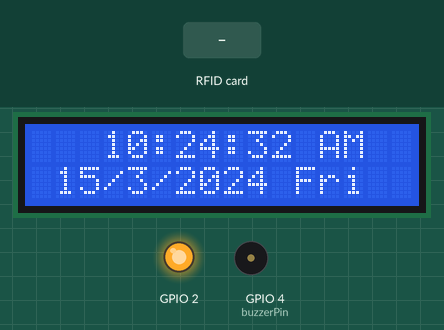
Recording of a sketch running on a simulated ESP32. Parts: 16×2 character LCD, output pins drawn as LEDs (lit = HIGH), buzzer (waves = sounding, pin HIGH). The inputs (shaded band) are chosen by the test bench. WiFi joins after 1.5 s; servers stay silent unless stated; uploads are accepted with an empty reply; the local clock reads 2024-03-15 10:24:30 at power-on unless the sketch sets it; what the sketch prints to the serial monitor is not drawn.

Above: at 2.8 s.
2.9 s: RFID card 62 2A 81 51 held to the reader
At 3.5 s:
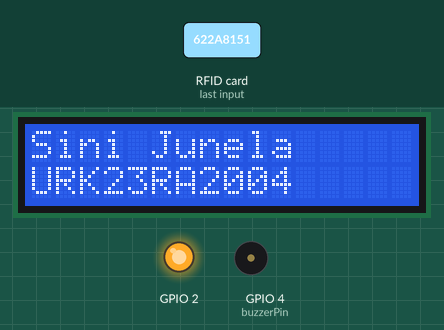
At 5.0 s:
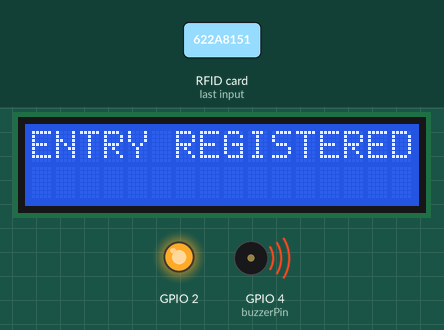
5.9 s: RFID card 8E 43 D2 22 held to the reader
At 6.8 s:
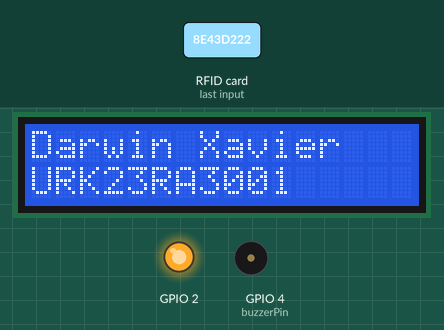
Timing chart, 0 to 9.8 s (numbered marks = the images above; inputs shaded):
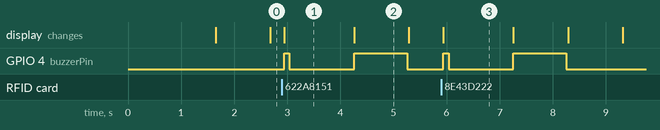

The sketch:

Main.ino
```cpp
#include <Wire.h>
#include <LiquidCrystal_I2C.h>
#include <RTClib.h>
#include <Keypad.h>
#include <SPI.h>
#include <MFRC522.h>
#include <WiFi.h>
#include <HTTPClient.h>
#include "students.h" // contains students data


String api = "https://script.google.com/macros/s/AKfycbzQEVj9kmcjjy3vA9AGwSkLpsLiK8d5aYDu_KtTEl_tJleuSWbW1IPOkfLOfW4yFvM/exec";

const char* ssid = "ERROR 404";
const char* password = "11223344";

// I2C LCD display
LiquidCrystal_I2C lcd(0x27, 16, 2);

// RTC
RTC_DS1307 rtc;

// Keypad setup
const byte ROWS = 4;
const byte COLS = 4;
char keys[ROWS][COLS] = {
  { '1', '2', '3', 'A' },
  { '4', '5', '6', 'B' },
  { '7', '8', '9', 'C' },
  { '*', '0', '#', 'D' }
};

String UID;

// Task control var
volatile bool displayTaskRunning = false;
TaskHandle_t displayTaskHandle = NULL;

byte rowPins[ROWS] = { 13, 12, 14, 27 };
byte colPins[COLS] = { 26, 25, 33, 32 };
Keypad keypad = Keypad(makeKeymap(keys), rowPins, colPins, ROWS, COLS);

// RFID setup
#define SS_PIN 5
#define RST_PIN 17
MFRC522 rfid(SS_PIN, RST_PIN);

#define buzzerPin 4

String replaceSpace(String str) {
  String tmp = "";
  for (size_t i = 0; i < str.length(); i++) {
    if (str[i] != ' ')
      tmp += str[i];
    else
      tmp += "%20";
  }
  return tmp;
}

void Https_Request(String name, String urk) {
  if (WiFi.status() == WL_CONNECTED) {
    HTTPClient http;

    String Path = api + "?name=" + name + "&regNo=" + urk;

    http.begin(Path.c_str());

    int httpResponseCode = http.GET();

    if (httpResponseCode > 0) {
      Serial.print("HTTP Response code: ");
      Serial.println(httpResponseCode);
    } else {
      Serial.print("Error code: ");
      Serial.println(httpResponseCode);
    }

    http.end();
  } else {
    Serial.println("WiFi Disconnected");
  }
}

void setup() {
  Serial.begin(115200);

  // Initialize LCD
  lcd.init();
  lcd.backlight();
  lcd.clear();

  WiFi.begin(ssid, password);
  Serial.println("Connecting");
  while (WiFi.status() != WL_CONNECTED) {
    delay(500);
    Serial.print(".");
  }
  Serial.println("");
  Serial.print("Connected to WiFi network with IP Address: ");
  Serial.println(WiFi.localIP());

  pinMode(2, OUTPUT);
  digitalWrite(2, 1);

  pinMode(buzzerPin, OUTPUT);

  // Initialize RTC
  if (!rtc.begin()) {
    Serial.println("Couldn't find RTC");
    while (1);
  }
  if (!rtc.isrunning()) {
    Serial.println("RTC is NOT running! Setting the time.");
    rtc.adjust(DateTime(F(__DATE__), F(__TIME__)));  // Set RTC to compile time
  }

  // Initialize RFID
  SPI.begin();
  rfid.PCD_Init();


  // Start the display task on core 1
  startDisplayTask();
}

void loop() {
  // TO READ AND CHECK RFID WITH THE DATA
  UID = readRFID();
  //Serial.println(UID);//1ef3a23
  if (UID != "") {
    for (int i = 0; i < 3; i++) {
      if (students[i].rfidID == UID) {
        Entry(students[i].name, students[i].reg);
        break;
      }
    }
  }

  // TO RECIVE AND CHECK THE FINGER ID WITH THE DATA
  if (Serial.available() > 0) {
    String receivedString = Serial.readStringUntil('\n');
    int id = receivedString.toInt();
    for (int i = 0; i < 3; i++) {
      if (students[i].fingerprintID == id) {
        Entry(students[i].name, students[i].reg);
        break;
      }
    }
  }

  // TO ADD MORE STUDENT (WILL BE ADDED IN THE FUTURE)
  char key = keypad.getKey();
  if (key == 'A') {
    Serial.println("ENR 12");
  }

}

// TASK TO DISPLAY TIME ON LCD IN CORE 1
void displayTimeTask(void* pvParameters) {
  const char* days[] = {"Sun", "Mon", "Tue", "Wed", "Thu", "Fri", "Sat"};
  while (displayTaskRunning) {
    DateTime now = rtc.now();

    // Clear the LCD and set the cursor to the start of the first row
    lcd.clear();
    lcd.setCursor(0, 0);

    // Display time in AM/PM format
    int hour = now.hour();
    String period = "AM";

    if (hour >= 12) {
      period = "PM";
      if (hour > 12) hour -= 12; // Convert to 12-hour format
    } else if (hour == 0) {
      hour = 12; // Midnight case
    }

    // Print time
    lcd.print("   ");
    lcd.print(hour);
    lcd.print(":");
    if (now.minute() < 10) lcd.print("0"); // Leading zero for minutes
    lcd.print(now.minute());
    lcd.print(":");
    if (now.second() < 10) lcd.print("0"); // Leading zero for seconds
    lcd.print(now.second());
    lcd.print(" ");
    lcd.print(period); // Append AM/PM

    // Move to the second row
    lcd.setCursor(0, 1);

    // Display the date and day
    lcd.print(" ");
    lcd.print(now.day(), DEC); // Day of the month
    lcd.print("/");
    lcd.print(now.month(), DEC); // Month
    lcd.print("/");
    lcd.print(now.year(), DEC); // Year
    lcd.print(" ");
    lcd.print(days[now.dayOfTheWeek()]);

    vTaskDelay(1000 / portTICK_PERIOD_MS);
  }
}


// Functions to start & stop the Display time task.
void startDisplayTask() {
  if (!displayTaskRunning) {
    displayTaskRunning = true;
    xTaskCreatePinnedToCore(displayTimeTask, "Display Time Task", 2048, NULL, 1, &displayTaskHandle, 1); // Create a task in core 1
  }
}

void stopDisplayTask() {
  displayTaskRunning = false;
  if (displayTaskHandle != NULL) {
    vTaskDelete(displayTaskHandle); // Delete the task
    displayTaskHandle = NULL;
  }
}

// THIS FUNC HANDLES THE ENTRY DISP AND HTTP GET
void Entry(String n, String r){
        String msg = n + "\n" + r;
        Serial.println(msg);
        stopDisplayTask();
        lcd.clear();
        lcd.setCursor(0, 0);
        lcd.print(n);
        lcd.setCursor(0, 1);
        lcd.print(r);
        beep(100);
        Https_Request(replaceSpace(n), r);
        delay(1000);
        lcd.clear();
        lcd.setCursor(0, 0);
        lcd.print("ENTRY REGISTERED");
        beep(1000);
        startDisplayTask();
}

// READ RFID AND RETURNS THE ID
String readRFID() {
  if (!rfid.PICC_IsNewCardPresent() || !rfid.PICC_ReadCardSerial()) {
    return "";
  }

  String id = "";
  for (byte i = 0; i < rfid.uid.size; i++) {
    id += String(rfid.uid.uidByte[i], HEX);
  }
  rfid.PICC_HaltA();
  return id;
}

// FUNCTION TO BEEP THE BUZZER (TIME)
void beep(int d) {
  digitalWrite(buzzerPin, HIGH);
  delay(d);
  digitalWrite(buzzerPin, LOW);
}
```

students.cpp
```cpp
// students.cpp

#include "students.h"

// Define the students array
Student students[42] = {
  { "Jeshurun Peniel", "URK23RA4001", "1ef3a23", 1 },
  { "Sini Junela", "URK23RA2004", "622a8151", 2 },
  { "Darwin Xavier", "URK23RA3001", "8e43d222", 3 },
  // Add more students as needed
 /* {"Monika", "URK23RA1001", "UID", "ID"},
  {"Rose Christy", "URK23RA1003", "UID", "ID"},
  {"Abisaison", "URK23RA1004", "UID", "ID"},
  {"Name", "URK23RA1005", "UID", "ID"},
  {"Name", "URK23RA1006", "UID", "ID"},
  {"Name", "URK23RA1007", "UID", "ID"},
  {"Name", "URK23RA1008", "UID", "ID"},
  {"Name", "URK23RA2001", "UID", "ID"},
  {"Name", "URK23RA2002", "UID", "ID"},
  {"Name", "URK23RA2003", "UID", "ID"},
  {"Name", "URK23RA2005", "UID", "ID"},
  {"Name", "URK23RA2006", "UID", "ID"},
  {"Name", "URK23RA2007", "UID", "ID"},
  {"Name", "URK23RA2008", "UID", "ID"},
  {"Name", "URK23RA3002", "UID", "ID"},
  {"Name", "URK23RA3003", "UID", "ID"},
  {"Name", "URK23RA3004", "UID", "ID"},
  {"Name", "URK23RA3005", "UID", "ID"},
  {"Name", "URK23RA3006", "UID", "ID"},
  {"Name", "URK23RA3007", "UID", "ID"},
  {"Name", "URK23RA3008", "UID", "ID"},
  {"Name", "URK23RA3009", "UID", "ID"},
  {"Name", "URK23RA3010", "UID", "ID"},
  {"Name", "URK23RA4002", "UID", "ID"},
  {"Name", "URK23RA4003", "UID", "ID"},
  {"Name", "URK23RA4004", "UID", "ID"},
  {"Name", "URK23RA4005", "UID", "ID"},
  {"Name", "URK23RA4006", "UID", "ID"},
  {"Name", "URK23RA4007", "UID", "ID"},
  {"Name", "URK23RA4008", "UID", "ID"},
  {"Name", "URK23RA4009", "UID", "ID"},
  {"Name", "URK23RA4010", "UID", "ID"},
  {"Name", "URK23RA4011", "UID", "ID"},
  {"Name", "URK23RA4012", "UID", "ID"},
  {"Name", "URK23RA4013", "UID", "ID"},
  {"Name", "URK23RA4014", "UID", "ID"},
  {"Name", "ULK23RA1001", "UID", "ID"},
  {"Name", "ULK23RA1002", "UID", "ID"},
  {"Name", "ULK23RA1003", "UID", "ID"},

  */
};
```

students.h
```cpp
// students.h

#ifndef STUDENTS_H
#define STUDENTS_H

#include <Arduino.h>

struct Student {
  String name;
  String reg;
  String rfidID;
  uint8_t fingerprintID;
};

// Declare the students array with initial values
extern Student students[42];

#endif // STUDENTS_H
```

Measured:
- after the input at 2.9 s, GPIO 4 (buzzerPin): LOW → HIGH at once, → LOW 0.10 s later, → HIGH 1.2 s later, → LOW 1.0 s later; the display: changes at once (image 1)
- after the input at 5.9 s, GPIO 4 (buzzerPin): LOW → HIGH at once, → LOW 0.10 s later, → HIGH 1.2 s later, → LOW 1.0 s later; the display: changes at once (image 3)
- what the display in image 1 shows lasts 1.4 s, from 2.9 s to 4.3 s
- what the display in image 2 shows lasts 1.0 s, from 4.3 s to 5.3 s
